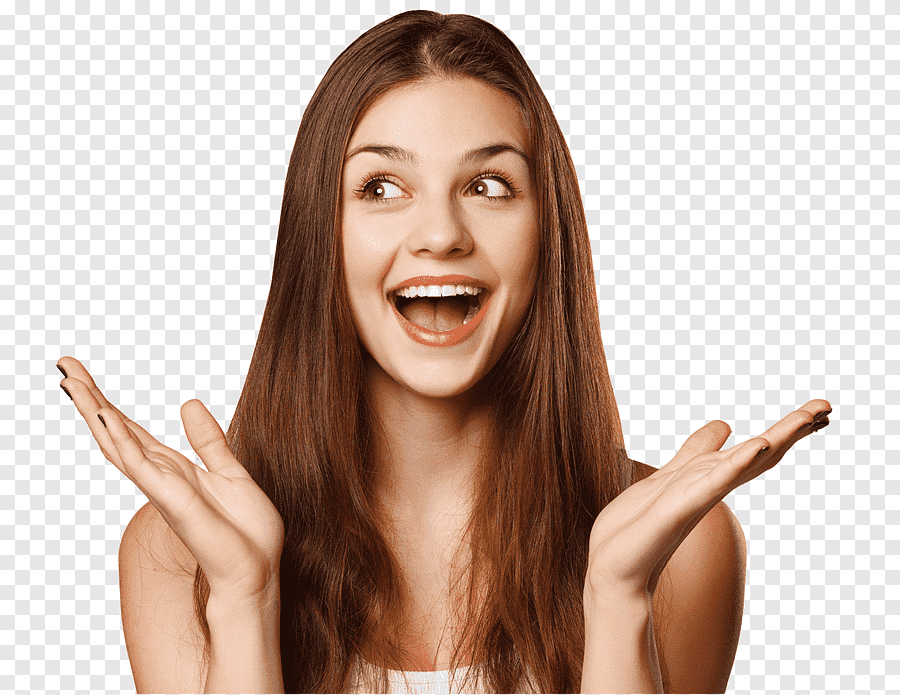
#> input picture img/fotopessoa2.png, 900 x 695 px
$ python processing.py
#> lines starting #> are read from the running program, lines starting #| are printed output that depends on the picture
import cv2
import turtle
import numpy as np

# Configurações iniciais
image_path = 'img/fotopessoa2.png'  # Substitua pelo caminho da sua imagem
dot_size = 5  # Tamanho dos pontos
gap = 10      # Espaço entre os pontos

# Carregar e processar a imagem
img = cv2.imread(image_path)
#> img is the input picture: shape (695, 900, 3); mean B, G, R 168.2, 179.5, 200.6
img = cv2.resize(img, (100, 100))  # Redimensiona para facilitar o processamento
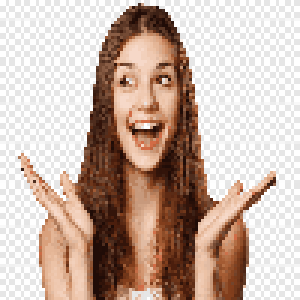
#> img: shape (100, 100, 3) (shown 3 times larger); mean B, G, R 168, 179.3, 200.4
img = cv2.cvtColor(img, cv2.COLOR_BGR2RGB)  # Converte de BGR para RGB

# Configurar a tela do Turtle
#> (the run stopped early here; a loop or call above may not have finished)

$ run again, with img/fotopessoa3.png copied over img/fotopessoa2.png
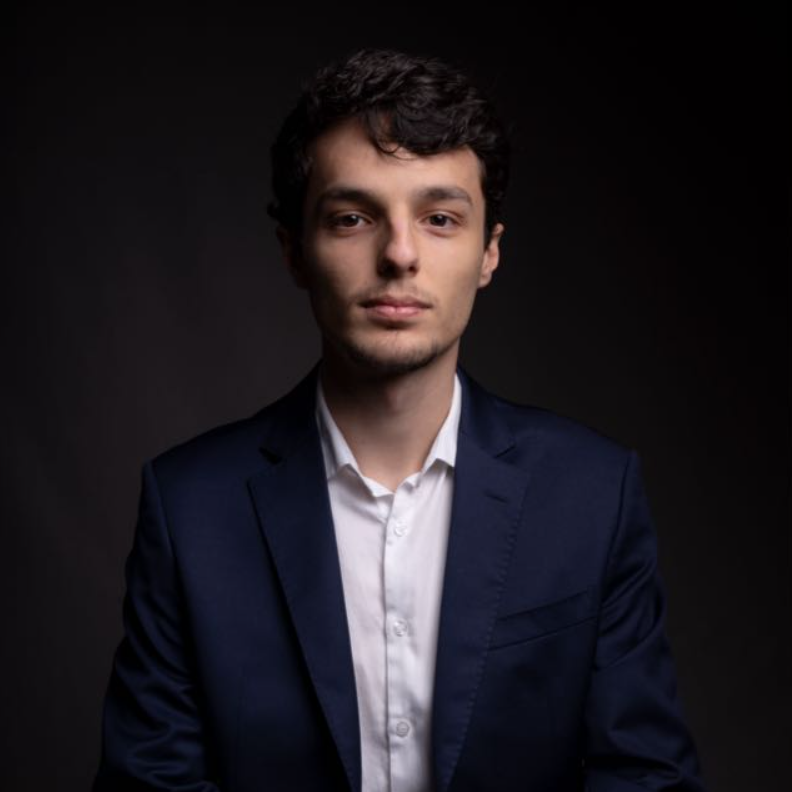
#> input picture img/fotopessoa3.png, 792 x 792 px
#> img is the input picture: shape (792, 792, 3); mean B, G, R 31.7, 27, 31.2
#> `img = cv2.resize(img, (100, 100))`:
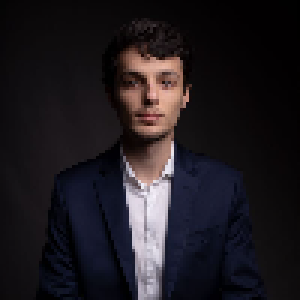
#> img: shape (100, 100, 3) (shown 3 times larger); mean B, G, R 31.7, 26.9, 31.1

$ run again, with img/fotopessoa4.png copied over img/fotopessoa2.png
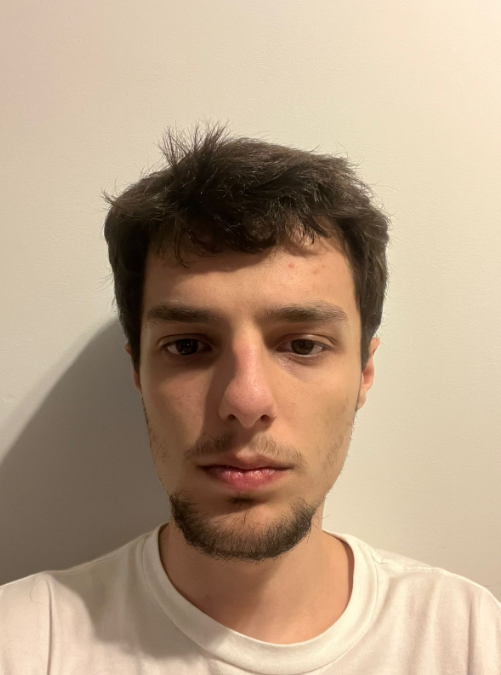
#> input picture img/fotopessoa4.png, 501 x 675 px
#> img is the input picture: shape (675, 501, 3); mean B, G, R 134.7, 159.1, 182.8
#> `img = cv2.resize(img, (100, 100))`:
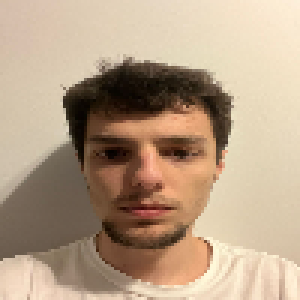
#> img: shape (100, 100, 3) (shown 3 times larger); mean B, G, R 134.5, 159, 182.6

$ run again, with img/fotopessoa5.png copied over img/fotopessoa2.png
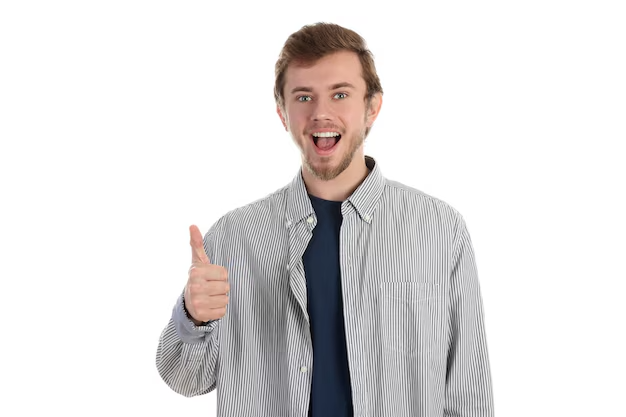
#> input picture img/fotopessoa5.png, 626 x 417 px
#> img is the input picture: shape (417, 626, 3); mean B, G, R 223.3, 223.5, 226
#> `img = cv2.resize(img, (100, 100))`:
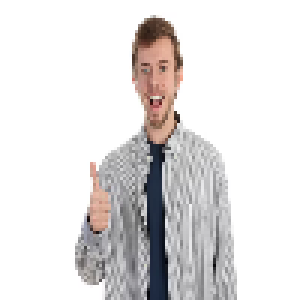
#> img: shape (100, 100, 3) (shown 3 times larger); mean B, G, R 223.3, 223.5, 226
